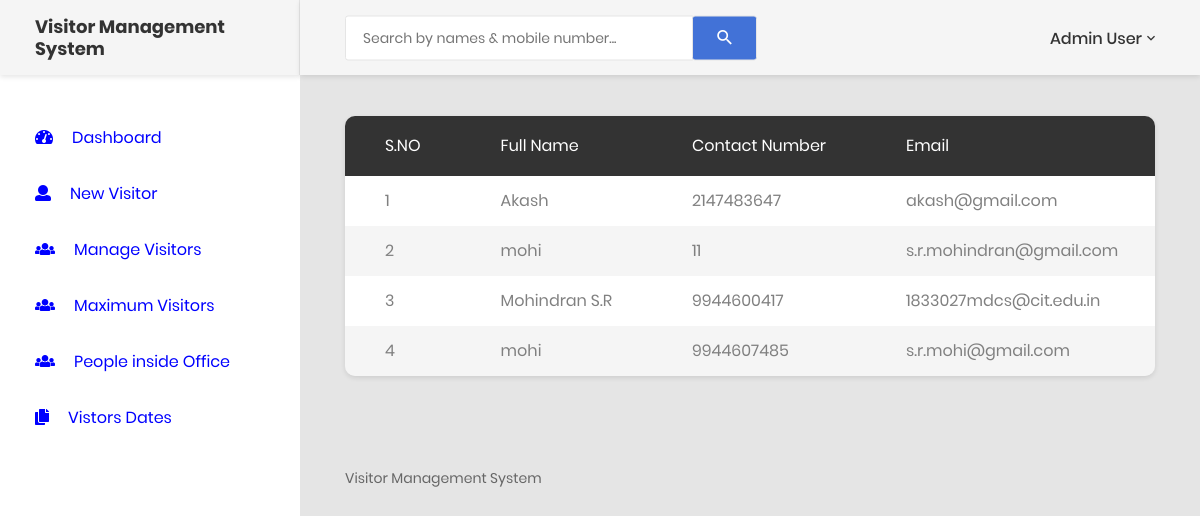
Screenshot of /manage-newvisitors.php (signed in) with the database file from the repository.
### tables this page shows
CREATE TABLE `tblvisitor` (
  `ID` int(5) NOT NULL,
  `FullName` varchar(120) DEFAULT NULL,
  `Email` varchar(120) DEFAULT NULL,
  `MobileNumber` bigint(11) DEFAULT NULL,
  `Address` varchar(250) DEFAULT NULL,
  `WhomtoMeet` varchar(120) DEFAULT NULL,
  `Deptartment` varchar(120) DEFAULT NULL,
  `ReasontoMeet` varchar(120) DEFAULT NULL,
  `EnterDate` timestamp NULL DEFAULT current_timestamp(),
  `remark` varchar(255) DEFAULT NULL,
  `outtime` timestamp NULL DEFAULT NULL ON UPDATE current_timestamp()
);

### manage-newvisitors.php (the view, shortened to what this page needs)
<?php
include('includes/dbconnection.php');
if (strlen($_SESSION['cvmsaid']==0)) {
  header('location:logout.php');
  } else{
  ?>
<!DOCTYPE html>
<html lang="en">
<head>
    <link href="css/font-face.css" rel="stylesheet" media="all">
    <link href="vendor/font-awesome-4.7/css/font-awesome.min.css" rel="stylesheet" media="all">
    <link href="vendor/font-awesome-5/css/fontawesome-all.min.css" rel="stylesheet" media="all">
    <link href="vendor/mdi-font/css/material-design-iconic-font.min.css" rel="stylesheet" media="all">
    <link href="vendor/bootstrap-4.1/bootstrap.min.css" rel="stylesheet" media="all">
    <link href="vendor/animsition/animsition.min.css" rel="stylesheet" media="all">
    <link href="vendor/bootstrap-progressbar/bootstrap-progressbar-3.3.4.min.css" rel="stylesheet" media="all">
    <link href="vendor/wow/animate.css" rel="stylesheet" media="all">
    <link href="vendor/css-hamburgers/hamburgers.min.css" rel="stylesheet" media="all">
    <link href="vendor/slick/slick.css" rel="stylesheet" media="all">
    <link href="vendor/select2/select2.min.css" rel="stylesheet" media="all">
    <link href="vendor/perfect-scrollbar/perfect-scrollbar.css" rel="stylesheet" media="all">
    <link href="css/theme.css" rel="stylesheet" media="all">
</head>
<body class="animsition">
    <div class="page-wrapper">
      <?php include_once('includes/sidebar.php');?>
        <div class="page-container">
            <?php include_once('includes/header.php');?>
            <div class="main-content">
                <div class="section__content section__content--p30">
                    <div class="container-fluid">
                        <div class="row">
                            <div class="col-lg-12">
                                <div class="table-responsive table--no-card m-b-30">
                                    <table class="table table-borderless table-striped table-earning">
                                         <thead>
                                        <tr>
                                            <tr>
                  <th>S.NO</th>
                  <th>Full Name</th>
              <th>Contact Number</th>
              <th>Email</th>
                </tr>
                                        </tr>
                                        </thead>
                                       <?php
$ret=mysqli_query($con,"select *from tblvisitor");
$cnt=1;
while ($row=mysqli_fetch_array($ret)) {
?>
                <tr>
                  <td><?php echo $cnt;?></td>
                  <td><?php  echo $row['FullName'];?></td>
                  <td><?php  echo $row['MobileNumber'];?></td>
                <td><?php  echo $row['Email'];?></td>
                </tr>
                <?php
$cnt=$cnt+1;
}?>
                                    </table>
                                </div>
                            </div>
                        </div>
<?php include_once('includes/footer.php');?>
          </div>
                </div>
            </div>
        </div>
    </div>
</body>
</html>
<?php }  ?>

### includes/header.php (shortened to what this page needs)
<header class="header-desktop">
                <div class="section__content section__content--p30">
                    <div class="container-fluid">
                        <div class="header-wrap">
                            <form class="form-header" name="search" action="search-visitor.php" method="post">
                                <input class="au-input au-input--xl" type="text" name="searchdata" id="searchdata" placeholder="Search by names &amp; mobile number..." />
                                <button class="au-btn--submit" type="submit" name="search">
                                    <i class="zmdi zmdi-search"></i>
                                </button>
                            </form>
                            <div class="header-button">
                                 <?php
$adminid=$_SESSION['cvmsaid'];
$ret=mysqli_query($con,"select AdminName from tbladmin where ID='$adminid'");
$row=mysqli_fetch_array($ret);
$name=$row['AdminName'];
?>
                                <div class="account-wrap">
                                    <div class="account-item clearfix js-item-menu">
                                        <div class="content">
                                            <a class="js-acc-btn" href="#"><?php echo $name; ?></a>
                                        </div>
                                    </div>
                                </div>
                            </div>
                        </div>
                    </div>
                </div>
            </header>

### rows the page displays
tblvisitor: FullName "Akash", MobileNumber "2147483647", Email "akash@gmail.com"
tblvisitor: FullName "mohi", MobileNumber "11", Email "s.r.mohindran@gmail.com"
tblvisitor: FullName "Mohindran S.R", MobileNumber "9944600417", Email "1833027mdcs@cit.edu.in"
tblvisitor: FullName "mohi", MobileNumber "9944607485", Email "s.r.mohi@gmail.com"

### other values shown
$name "Admin User"
